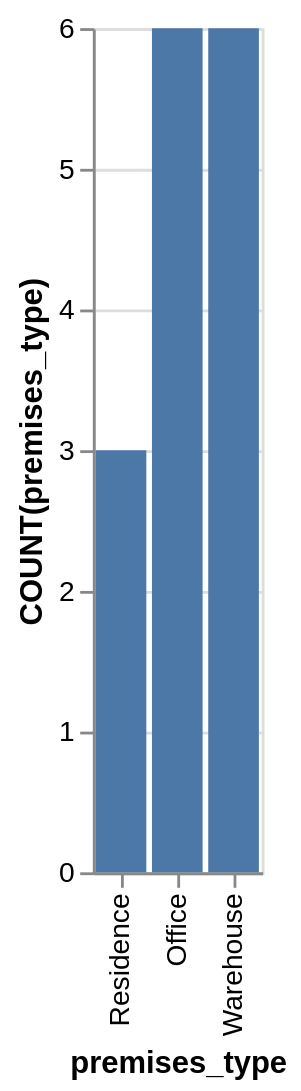

Write the Vega-Lite specification saved for this chart.
### Vega-Lite specification from a JSON file in a GitHub repository (floating-point values rounded to 4 significant figures)
{"data": {"values": [{"x_data": "Residence", "y_data": 3}, {"x_data": "Office", "y_data": 6}, {"x_data": "Warehouse", "y_data": 6}]}, "mark": "bar", "encoding": {"x": {"field": "x_data", "type": "nominal", "title": "premises_type", "sort": {"op": "sum", "field": "y_data", "order": "ascending"}}, "y": {"field": "y_data", "type": "quantitative", "title": "COUNT(premises_type)"}}}
